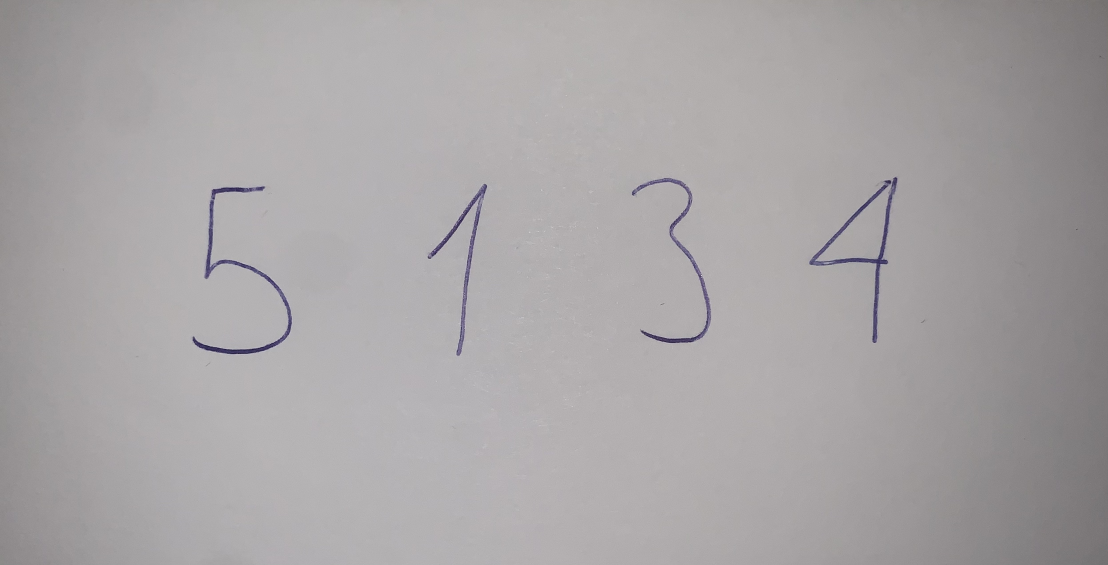
#> input picture OpenCV basics/Handwriting recognition/img/sequence3.jpg, 3324 x 1695 px, found by its file name (shown at 1/3 size)
$ jupyter execute --allow-errors Handwriting_recognition_sequence_of_digits.ipynb   (shell and % lines are left out)
#> lines starting #> are read from the running program, lines starting #| are printed output that depends on the picture; after the words box and inside, x2 and y2 are one past the last pixel; in counts of white or black regions, pixels touching at a corner belong together
[cell 1]
import cv2
import numpy as np
import matplotlib.pyplot as plt
import plotly_express as px
from tensorflow import keras
from tensorflow.keras import layers
from skimage.segmentation import clear_border
import imutils

## Handwriting recognition

1. Write a four digit number (from 0 to 9) on a paper and using your mobile phone take a picture of it
1. Crop the image and pass it to a a function that will process it so it looks like a char in the MNIST dataset, make sure it is the correct size as well

[cell 2]
without_grid = cv2.imread("/Users/tobiasschulz/Documents/GitHub/ai-fall-exercises/M6/Skills and projects/Handwriting recognition/img/sequence3.jpg")
#> without_grid is the input picture: shape (1695, 3324, 3); mean B, G, R 165.9, 164.7, 168
without_grid_sm = cv2.resize(without_grid, (int(without_grid.shape[1]/4), int(without_grid.shape[0]/4)))
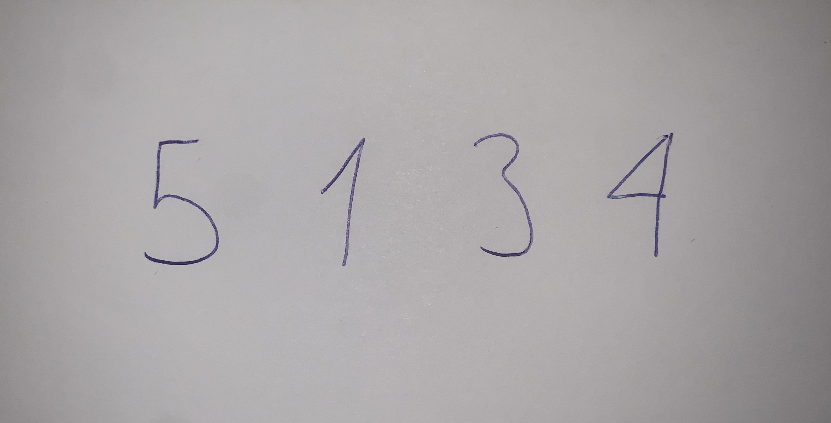
#> without_grid_sm: shape (423, 831, 3); mean B, G, R 165.7, 164.6, 167.9

#> (the rest of this cell did not finish here and is left out)

[cell 3]
# to sort counters from left to right
def get_contour_x_center_coordinate(contours):
    if cv2.contourArea(contours) > 1:
        M = cv2.moments(contours)
    return (int(M['m10']/M['m00']))

def rotate_image(image, angle):
    image_center = tuple(np.array(image.shape[1::-1]) / 2)
    rot_mat = cv2.getRotationMatrix2D(image_center, angle, 1.0)
    result = cv2.warpAffine(image, rot_mat, image.shape[1::-1], flags=cv2.INTER_LINEAR)
    return result

def detect_digits(input_path):
    input_image = cv2.imread(input_path)
    # preparing the image (resize, grayscale, canny, dilation)
    input_image_sm = cv2.resize(input_image, (int(input_image.shape[1]/4), int(input_image.shape[0]/4)))
    input_gray=cv2.cvtColor(input_image_sm,cv2.COLOR_BGR2GRAY)
    input_edged = cv2.Canny(input_gray, 50, 250)
    input_dil = cv2.dilate(input_edged, (9,9), iterations=2)
    # output image to check preparation steps until here
    cv2.imwrite("./img/output/dilated_image.png", input_dil)

    # finding and sorting contours
    contours, _ = cv2.findContours(input_dil.copy(), cv2.RETR_EXTERNAL, cv2.CHAIN_APPROX_SIMPLE)
    sorted_contours = sorted(contours, key=get_contour_x_center_coordinate)
    # export each single digit
    idx = 0
    count = len(sorted_contours)
    for c in sorted_contours:
        x,y,w,h = cv2.boundingRect(c)
        if w>20 and h>10:
            idx+=1
            cropped_single_digit=input_image_sm[y-40:y+h+40,x-70:x+w+70]
            #cropping imagesabs
            cv2.imwrite("./img/cropped/"+str(idx) + ".png", cropped_single_digit)

    return input_image_sm, count

def prep_image(single_digit_path):
    # perpare cropped single digit for classification
    image = cv2.imread(single_digit_path)
    image_gray=cv2.cvtColor(image,cv2.COLOR_BGR2GRAY)
    image_bw = cv2.threshold(image_gray, 100, 255, cv2.THRESH_BINARY_INV)[1]
    image_dil = cv2.dilate(image_bw, None, iterations=5)

    # find contours
    contours = cv2.findContours(image_dil.copy(), cv2.RETR_EXTERNAL, cv2.CHAIN_APPROX_SIMPLE)
    contours = imutils.grab_contours(contours)

    # if no contours were found than this is an empty cell
    if len(contours) == 0:
        return None

    # otherwise, find the largest contour in the cell and create a
    # mask for the contour
    main_cell_contour = max(contours, key=cv2.contourArea)
    background = np.zeros(image_dil.shape, dtype="uint8")
    cv2.drawContours(background, [main_cell_contour], -1, 255, -1)

    # apply the mask to the thresholded cell
    image_masked = cv2.bitwise_and(image_dil, image_dil, mask=background)

    cv2.imwrite("./img/output/test_img_masked.jpg", image_masked)

    # center crop
    w = 80
    h = 80
    center = tuple(np.array(image_masked.shape[1::-1]) / 2)
    x = center[0] - w/2
    y = center[1] - h/2
    image_crop = image_masked[int(y-40):int(y+h+40), int(x-40):int(x+w+40)]

    # resize
    image_sm = cv2.resize(image_crop, (28, 28))

    cv2.imwrite("./img/output/test_img_sm.jpg", image_sm)

    # reshape
    image_reshaped = image_sm.reshape(1,28,28,1)
    test_image = (image_reshaped[...,::-1].astype(np.float32)) / 255.0

    return test_image


def classify_number(input_path):
    input_image_sm, count = detect_digits(input_path)
#> in detect_digits, `input_edged = cv2.Canny(input_gray, 50, 250)`:
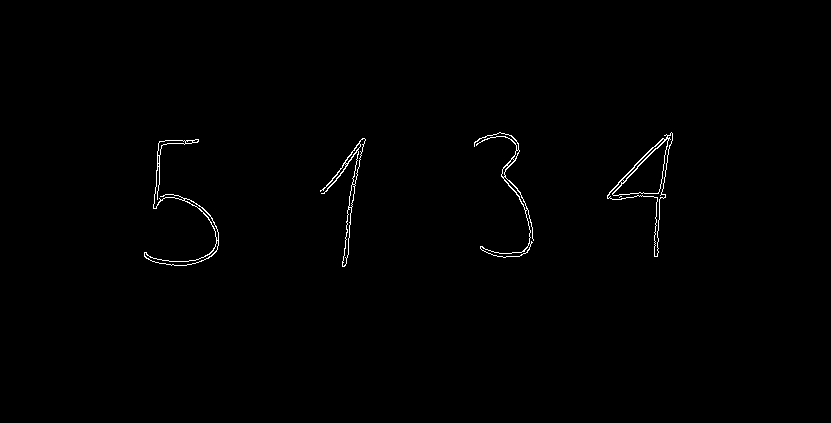
#> input_edged: shape (423, 831); 0.61% white in thin lines or dots, all inside (x1, y1, x2, y2) = (144, 132, 673, 267)
#> in detect_digits, `input_dil = cv2.dilate(input_edged, (9,9), iterations=2)`:
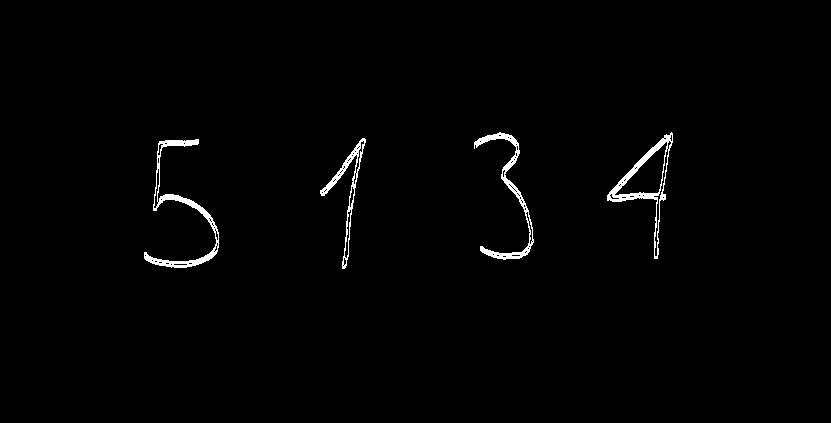
#> input_dil: shape (423, 831); 1.2% white; 4 white regions
#> in detect_digits, `contours, _ = cv2.findContours(input_dil.copy(), cv2.RETR_EXTERNAL, cv..`: contours = 4 contours; box (x1, y1, x2, y2) and area: (607, 132, 673, 259) 2345, (144, 139, 219, 268) 1177, (474, 132, 534, 260) 940, (320, 138, 366, 269) 778
#> in get_contour_x_center_coordinate, `M = cv2.moments(contours)`: M = moments, m00 1177, centre m10/m00, m01/m00 = (180.3, 211.9)
#> in detect_digits, `sorted_contours = sorted(contours, key=get_contour_x_center_coordinate)`: sorted_contours has the same summary as contours
#> in detect_digits, `count = len(sorted_contours)`: count = 4
#> the loop in detect_digits, `for c in sorted_contours:` made 4 passes
#> (x, y, w, h) on passes 1 to 4: (144, 139, 75, 129), (320, 138, 46, 131), (474, 132, 60, 128), (607, 132, 66, 127)
#> pass 1, in detect_digits, `cropped_single_digit=input_image_sm[y-40:y+h+40,x-70:x+w+70]`:
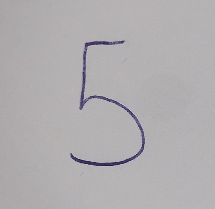
#> cropped_single_digit: shape (209, 215, 3); mean B, G, R 176, 173.9, 176.4
#> pass 2, in detect_digits, `cropped_single_digit=input_image_sm[y-40:y+h+40,x-70:x+w+70]`:
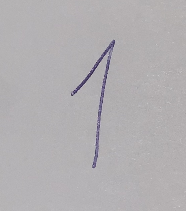
#> cropped_single_digit: shape (211, 186, 3); mean B, G, R 177.5, 175.2, 177.9
#> pass 3, in detect_digits, `cropped_single_digit=input_image_sm[y-40:y+h+40,x-70:x+w+70]`:
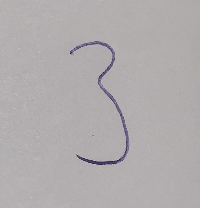
#> cropped_single_digit: shape (208, 200, 3); mean B, G, R 173.6, 172.5, 176.5
    detected_number = []
    for i in range(count):
        single_digit = cv2.imread("./img/cropped/" + str(i+1) + ".png")
        test_image = prep_image("./img/cropped/" + str(i+1) + ".png")

        # load trained keras model
        model = keras.models.load_model('./model/')
        # classify the number
        preds = model.predict(test_image)
        label = np.argmax(preds, axis=1)
        detected_number.append(str(label[0]))

        # save image with classified number
        single_digit = cv2.rectangle(single_digit, (0,0), (20, 20), (255, 255, 255), -1)
        single_digit = cv2.putText(single_digit, f"{label[0]}", (4, 15), cv2.FONT_HERSHEY_PLAIN, 1, (0,0,0), 1)

        cv2.imwrite("./img/classified_digits/"+ str(i+1) + ".png", single_digit)

    number_output = cv2.putText(input_image_sm, f"The detected number is: {''.join(detected_number)}",
                                (170, 360), cv2.FONT_HERSHEY_SIMPLEX, 1, (0,0,255), 2)
    cv2.imwrite("./img/output/detected_number.png", number_output)

    return number_output

#> (a cell that did not finish here is left out)

#> in prep_image, `image_bw = cv2.threshold(image_gray, 100, 255, cv2.THRESH_BINARY_INV)[1]`:
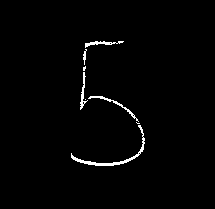
#> image_bw: shape (209, 215); 1.5% white in thin lines or dots, all inside (x1, y1, x2, y2) = (71, 41, 145, 166)
#> in prep_image, `image_dil = cv2.dilate(image_bw, None, iterations=5)`:
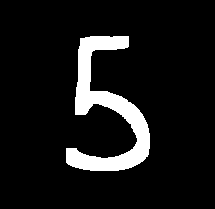
#> image_dil: shape (209, 215); 9.1% white; 1 white region
#> in prep_image, `contours = cv2.findContours(image_dil.copy(), cv2.RETR_EXTERNAL, cv2.C..`: contours = 1 contour; box (x1, y1, x2, y2) and area: (66, 36, 150, 171) 3808
#> in prep_image, `main_cell_contour = max(contours, key=cv2.contourArea)`: main_cell_contour = contour of 200 points, box (x1, y1, x2, y2) (66, 36, 150, 171), area 3808
#> in prep_image, `image_crop = image_masked[int(y-40):int(y+h+40), int(x-40):int(x+w+40)]`:
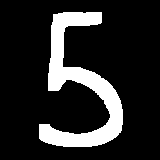
#> image_crop: shape (160, 160); 16% white; 1 white region, box (x1, y1, x2, y2) and area: (39, 12, 123, 147) 4087
#> in prep_image, `image_sm = cv2.resize(image_crop, (28, 28))`:
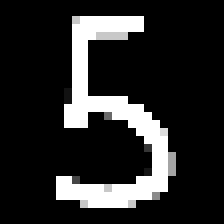
#> image_sm: shape (28, 28) (shown 8 times larger); min 0, max 255, mean 41.2

$ run again, with OpenCV basics/Handwriting recognition/img/with_grid.jpg copied over OpenCV basics/Handwriting recognition/img/sequence3.jpg
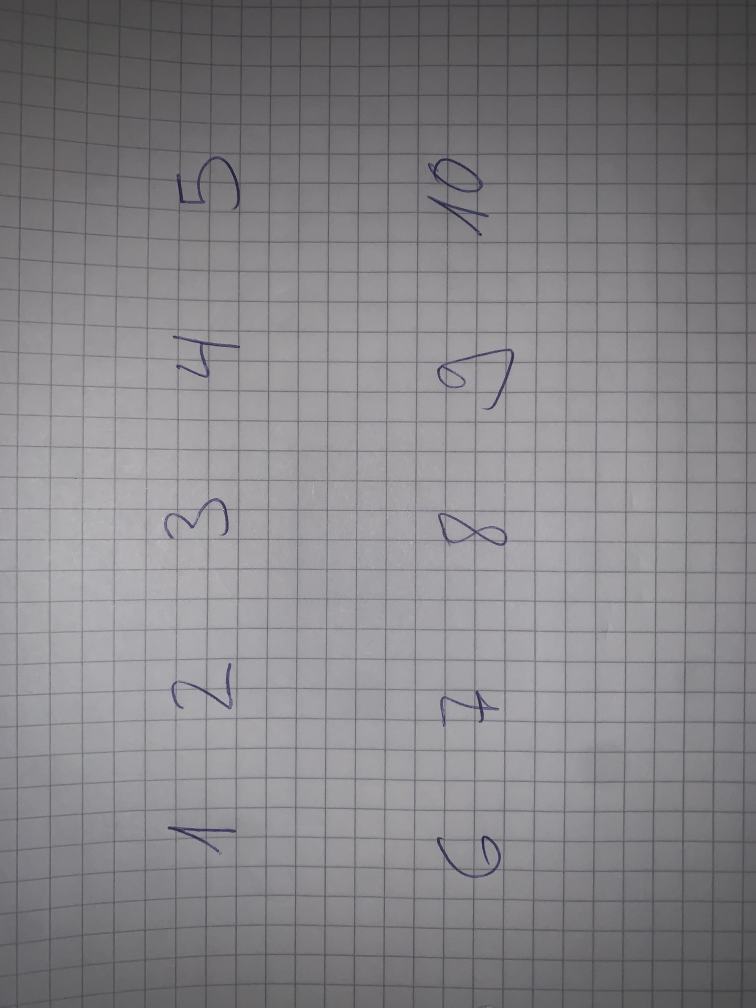
#> input picture OpenCV basics/Handwriting recognition/img/with_grid.jpg, 3024 x 4032 px, found by its file name (shown at 1/4 size)
#> without_grid is the input picture: shape (4032, 3024, 3); mean B, G, R 134.7, 131.3, 132.7
#> input_edged: shape (1008, 756); 10.9% white in thin lines or dots
#> input_dil: shape (1008, 756); 19.5% white; 1 white region
#> in detect_digits, `contours, _ = cv2.findContours(input_dil.copy(), cv2.RETR_EXTERNAL, cv..`: contours = 1 contour; box (x1, y1, x2, y2) and area: (0, 0, 756, 1008) 623445
#> M = moments, m00 623445, centre m10/m00, m01/m00 = (379.5, 514.5)
#> sorted_contours has the same summary as contours
#> in detect_digits, `count = len(sorted_contours)`: count = 1
#> the loop in detect_digits, `for c in sorted_contours:` made 1 pass
#> (x, y, w, h, idx) on pass 1: (0, 0, 756, 1008, 1)
#> pass 1, in detect_digits, `cropped_single_digit=input_image_sm[y-40:y+h+40,x-70:x+w+70]`:
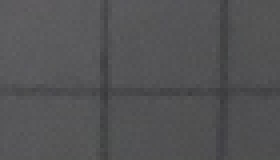
#> cropped_single_digit: shape (40, 70, 3) (shown 4 times larger); mean B, G, R 84.7, 83.1, 83.1
#> image_bw: shape (40, 70); every value is 255
#> in prep_image, `contours = cv2.findContours(image_dil.copy(), cv2.RETR_EXTERNAL, cv2.C..`: contours = 1 contour; box (x1, y1, x2, y2) and area: (0, 0, 70, 40) 2691
#> in prep_image, `contours = imutils.grab_contours(contours)`: contours = [[[0, 0], [0, 39], [69, 39], [69, 0]]]
#> main_cell_contour = [[0, 0], [0, 39], [69, 39], [69, 0]]
#> image_crop: shape (40, 45); every value is 255
#> image_sm: shape (28, 28); every value is 255
